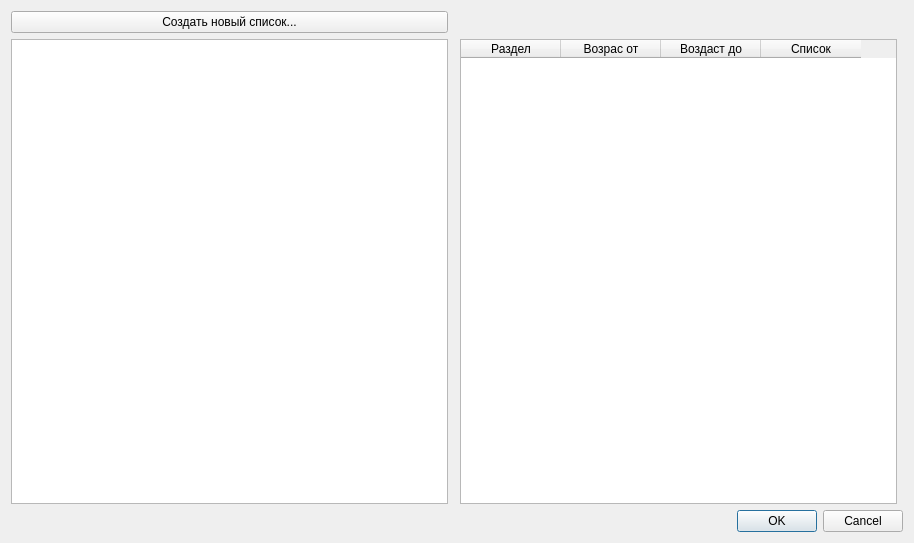
<?xml version="1.0" encoding="UTF-8"?>
<ui version="4.0">
 <class>DialogScheduleSettingLists</class>
 <widget class="QDialog" name="DialogScheduleSettingLists">
  <property name="geometry">
   <rect>
    <x>0</x>
    <y>0</y>
    <width>914</width>
    <height>543</height>
   </rect>
  </property>
  <property name="windowTitle">
   <string>Dialog</string>
  </property>
  <layout class="QGridLayout" name="gridLayout">
   <item row="1" column="0">
    <widget class="QTableView" name="tableView">
     <property name="focusPolicy">
      <enum>Qt::NoFocus</enum>
     </property>
     <property name="selectionMode">
      <enum>QAbstractItemView::NoSelection</enum>
     </property>
    </widget>
   </item>
   <item row="0" column="0">
    <widget class="QPushButton" name="pushButtonAddList">
     <property name="text">
      <string>Создать новый список...</string>
     </property>
    </widget>
   </item>
   <item row="1" column="2">
    <widget class="QTableWidget" name="tableWidget">
     <property name="focusPolicy">
      <enum>Qt::NoFocus</enum>
     </property>
     <property name="editTriggers">
      <set>QAbstractItemView::NoEditTriggers</set>
     </property>
     <property name="selectionMode">
      <enum>QAbstractItemView::NoSelection</enum>
     </property>
     <column>
      <property name="text">
       <string>Раздел</string>
      </property>
     </column>
     <column>
      <property name="text">
       <string>Возрас от</string>
      </property>
     </column>
     <column>
      <property name="text">
       <string>Воздаст до</string>
      </property>
     </column>
     <column>
      <property name="text">
       <string>Список</string>
      </property>
     </column>
    </widget>
   </item>
   <item row="2" column="0" colspan="4">
    <widget class="QDialogButtonBox" name="buttonBox">
     <property name="orientation">
      <enum>Qt::Horizontal</enum>
     </property>
     <property name="standardButtons">
      <set>QDialogButtonBox::Cancel|QDialogButtonBox::Ok</set>
     </property>
    </widget>
   </item>
  </layout>
 </widget>
 <resources/>
 <connections>
  <connection>
   <sender>buttonBox</sender>
   <signal>accepted()</signal>
   <receiver>DialogScheduleSettingLists</receiver>
   <slot>accept()</slot>
   <hints>
    <hint type="sourcelabel">
     <x>248</x>
     <y>254</y>
    </hint>
    <hint type="destinationlabel">
     <x>157</x>
     <y>274</y>
    </hint>
   </hints>
  </connection>
  <connection>
   <sender>buttonBox</sender>
   <signal>rejected()</signal>
   <receiver>DialogScheduleSettingLists</receiver>
   <slot>reject()</slot>
   <hints>
    <hint type="sourcelabel">
     <x>316</x>
     <y>260</y>
    </hint>
    <hint type="destinationlabel">
     <x>286</x>
     <y>274</y>
    </hint>
   </hints>
  </connection>
 </connections>
</ui>
